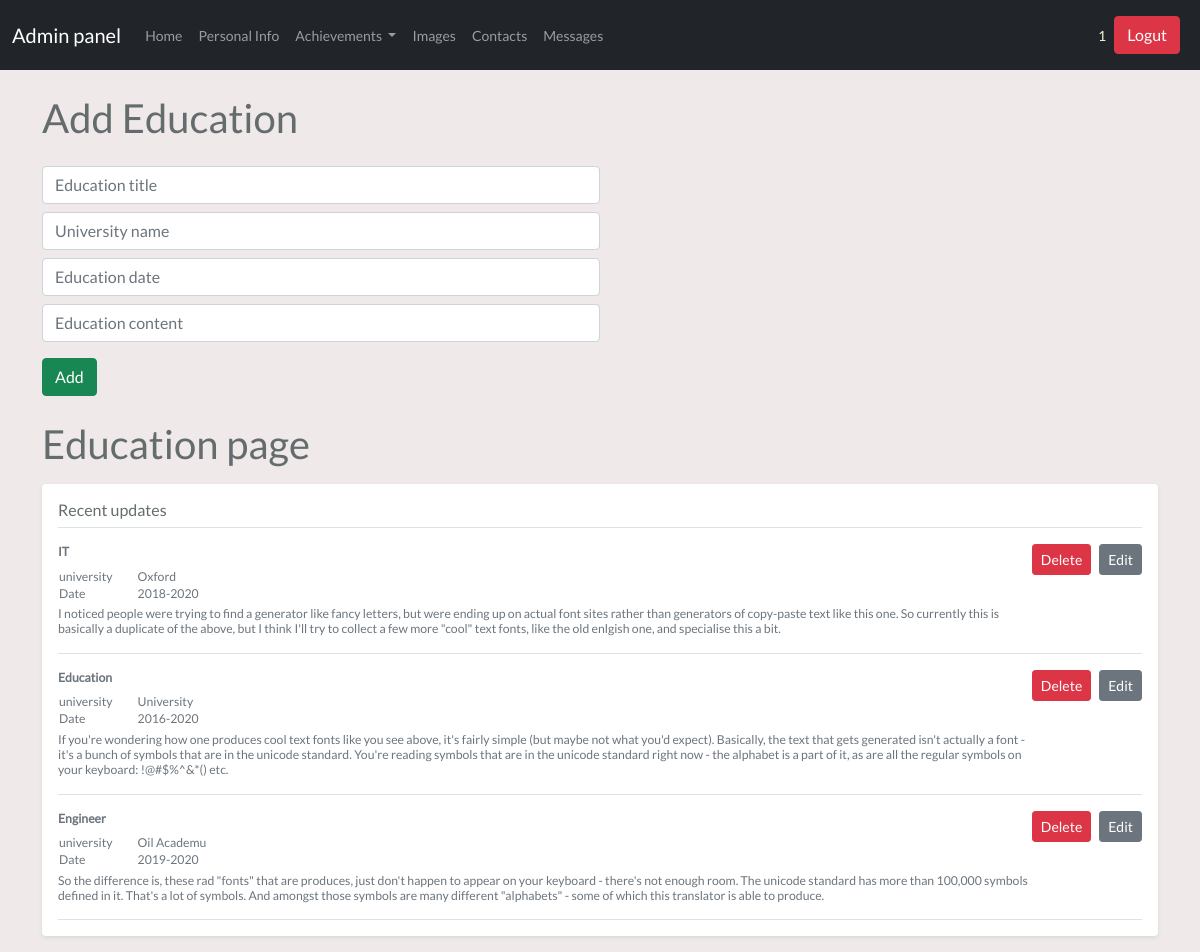
/admin/education (signed in), run on the app's committed database.
### tables this page shows
CREATE TABLE user (
	id INTEGER NOT NULL, 
	username VARCHAR(20), 
	email VARCHAR(50), 
	password VARCHAR(80), 
	PRIMARY KEY (id), 
	UNIQUE (username), 
	UNIQUE (email)
);

CREATE TABLE education (
	id INTEGER NOT NULL, 
	education_title VARCHAR(50), 
	university_name VARCHAR(50), 
	education_date VARCHAR(50), 
	education_content VARCHAR(250), 
	PRIMARY KEY (id)
);

### controllers/admin/education.py (the view, shortened to what this page needs)
@app.route('/admin/education',methods=['GET','POST'])
@login_required
def admin_education_index():
    from run import db
    from models import Education
    educations=Education.query.all()
    return render_template('admin/education.html',educations=educations)

### controllers/admin/main.py (called while the page is built)
@app.before_request
def before_request():
    g.user = current_user

### run.py (called while the page is built)
@login_manager.user_loader
def load_user(user_id):
    from models import User
    return User.query.get(user_id)

### templates/admin/education.html (shortened to what this page needs)
{% extends "admin/dashboard.html" %} {% block content %}
<div class="container">
  <h1 class="adminpage ml-4 mt-4">Add Education</h1>
  <form action="/admin/education" method="POST" class="w-50 ml-4 mt-4">
    <input
      type="text"
      name="education_title"
      class="form-control my-2"
      placeholder="Education title"
    />
    <input
      type="text"
      name="university_name"
      class="form-control my-2"
      placeholder="University name"
    />
    <input
      type="text"
      name="education_date"
      class="form-control my-2"
      placeholder="Education date"
    />
    <input
      type="text"
      name="education_content"
      class="form-control my-2"
      placeholder="Education content"
    />
    <input type="submit" class="btn btn-success my-2" value="Add" />
  </form>
  <h1 class="adminpage ml-4 mt-3">Education page</h1>
  <div class="my-3 p-3 bg-body rounded shadow-sm">
    <h6 class="border-bottom pb-2 mb-0">Recent updates</h6>
    {% for education in educations %}
    <div class="d-flex text-muted pt-3">
      <div
        class="
          w-100
          pb-3
          d-flex
          justify-content-between
          mb-0
          small
          lh-sm
          border-bottom
        "
      >
        <div>
          <strong class="d-block text-gray-dark"
            >{{education.education_title}}</strong
          >
          <div class="d-flex mt-2">
            <div class="d-flex flex-column align-items-baseline">
              <table class="mb-1">
                <tr>
                  <td class="pe-4">university</td>
                  <td>{{education.university_name}}</td>
                </tr>
                <tr>
                  <td>Date</td>
                  <td>{{education.education_date}}</td>
                </tr>
              </table>
              <span> {{education.education_content}} </span>
            </div>
          </div>
        </div>
        <span class="d-flex align-items-start">
          <a
            href="/deleteedu/{{education.id}}"
            class="btn btn-sm me-2 btn-danger"
            >Delete</a
          >
          <a href="/updateedu/{{education.id}}" class="btn btn-sm btn-secondary"
            >Edit</a
          >
        </span>
      </div>
    </div>
    {% endfor %}
  </div>
</div>
{% endblock %}

### templates/admin/dashboard.html (shortened to what this page needs)
<!DOCTYPE html>
<html lang="en">
  <head>
    <link
      rel="stylesheet"
      href="https://cdnjs.cloudflare.com/ajax/libs/font-awesome/5.15.3/css/all.min.css"
    />
    <link
      href="{{ url_for('static', filename='bootstrap.min.css') }}"
      rel="stylesheet"
    />
    <link rel="stylesheet" href="/static/admin/css/style.css" />
  </head>
  <body>
    <nav class="navbar navbar-expand-lg navbar-dark bg-dark">
      <div class="container-fluid">
        {% if '/admin/dashboard' in request.path %}
        <span class="navbar-brand">Admin panel</span>
        {% else %}
        <a class="navbar-brand" href="/admin/dashboard">Admin panel</a>
        {% endif %}
        <div class="collapse navbar-collapse" id="navbarText">
          <ul class="navbar-nav me-auto mb-2 mb-lg-0">
            <li class="nav-item">
              <a
                class="nav-link {{'active' if '/admin/home' in request.path else  ''}}"
                aria-current="page"
                href="/admin/home"
                >Home</a
              >
            </li>
            <li class="nav-item">
              <a
                class="nav-link {{'active' if '/admin/persinfo' in request.path else  ''}}"
                href="/admin/persinfo"
                >Personal Info</a
              >
            </li>
            <li class="nav-item dropdown">
              <a
                class="nav-link dropdown-toggle"
                href="#"
                id="navbarScrollingDropdown"
                role="button"
                data-bs-toggle="dropdown"
                aria-expanded="false"
              >
                Achievements
              </a>
            </li>
            <li class="nav-item">
              <a
                class="nav-link {{'active' if '/admin/images' in request.path else  ''}}"
                href="/admin/images"
                >Images</a
              >
            </li>
            <li class="nav-item">
              <a
                class="nav-link {{'active' if '/admin/socialprof' in request.path else  ''}}"
                href="/admin/socialprof"
                >Contacts</a
              >
            </li>
            <li class="nav-item">
              <a
                class="nav-link {{'active' if '/admin/form' in request.path else  ''}}"
                href="/admin/form"
                >Messages</a
              >
            </li>
          </ul>
          <div class="d-flex align-items-center">
            <div style="color: beige">{{ current_user.username }}</div>
            <button
              class="btn btn-danger m-2"
              onclick="window.location.href = '/logout'"
            >
              Logut
            </button>
          </div>
        </div>
      </div>
    </nav>
    {% block content %} {% endblock %}
  </body>
</html>

### static/app/css/style.css (style rules this page uses)
body { font-family: Lato, serif, Calibri, Arial; font-size: 14px; background-color: #efe9e9; color: #656c6d; font-weight: 400; margin: 0; padding: 0; box-sizing: border-box; }

### data on the page
user: username "1"
education: education_title "IT", university_name "Oxford", education_date "2018-2020", education_content "I noticed people were trying to find a generator like fancy letters, but were ending up on actual font sites rather than generators of copy-paste text like this one. So currently this is basically a duplicate of the above, but I think I'll try to collect a few more \"cool\" text fonts, like the old enlgish one, and specialise this a bit."
education: education_title "Education", university_name "University", education_date "2016-2020", education_content "If you're wondering how one produces cool text fonts like you see above, it's fairly simple (but maybe not what you'd expect). Basically, the text that gets generated isn't actually a font - it's a bunch of symbols that are in the unicode standard. You're reading symbols that are in the unicode standard right now - the alphabet is a part of it, as are all the regular symbols on your keyboard: !@#$%^&*() etc."
education: education_title "Engineer", university_name "Oil Academu", education_date "2019-2020", education_content "So the difference is, these rad \"fonts\" that are produces, just don't happen to appear on your keyboard - there's not enough room. The unicode standard has more than 100,000 symbols defined in it. That's a lot of symbols. And amongst those symbols are many different \"alphabets\" - some of which this translator is able to produce."
